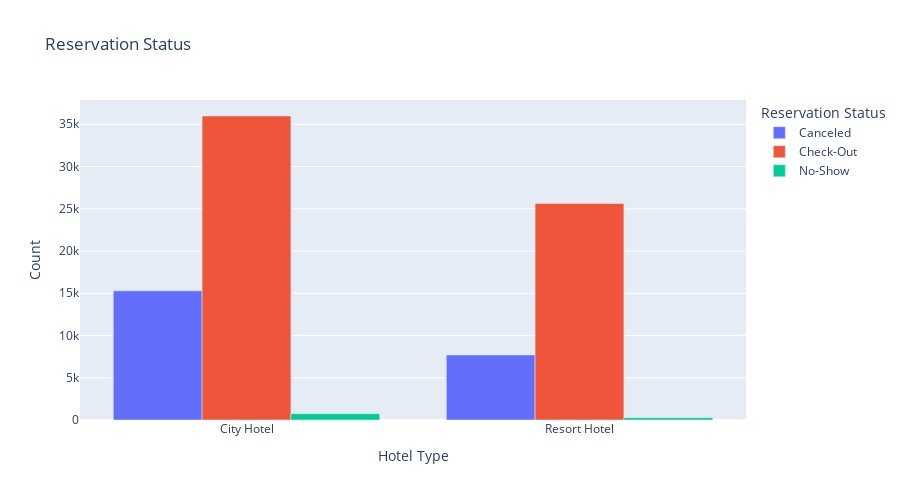

This figure's notebook cell:
### Markdown cell above
Examine the distribution of reservation statuses for each hotel type.

### Code cell
reservation_status = df.groupby(['Hotel Type', 'Reservation Status']).size().reset_index(name='Count')

# Plot bar graphs
fig = px.bar(reservation_status, x='Hotel Type', y='Count', color='Reservation Status',
             title='Reservation Status', labels={'value': 'Total'},
             barmode = 'group'
             )

# Update layout to vary length and width
fig.update_layout(
    width=900,
    height=500,
    bargap=0.2,
)

fig.show()

### Figure 1 — Plotly figure (JSON) as saved in the notebook; plotly's stock layout.template omitted (floating-point values rounded to 4 significant figures)
{"data": [{"alignmentgroup": "True", "hovertemplate": "Reservation Status=Canceled<br>Hotel Type=%{x}<br>Count=%{y}<extra></extra>", "legendgroup": "Canceled", "marker": {"color": "#636efa", "pattern": {"shape": ""}}, "name": "Canceled", "offsetgroup": "Canceled", "orientation": "v", "showlegend": true, "textposition": "auto", "type": "bar", "x": ["City Hotel", "Resort Hotel"], "xaxis": "x", "y": [15286, 7703], "yaxis": "y"}, {"alignmentgroup": "True", "hovertemplate": "Reservation Status=Check-Out<br>Hotel Type=%{x}<br>Count=%{y}<extra></extra>", "legendgroup": "Check-Out", "marker": {"color": "#EF553B", "pattern": {"shape": ""}}, "name": "Check-Out", "offsetgroup": "Check-Out", "orientation": "v", "showlegend": true, "textposition": "auto", "type": "bar", "x": ["City Hotel", "Resort Hotel"], "xaxis": "x", "y": [35979, 25616], "yaxis": "y"}, {"alignmentgroup": "True", "hovertemplate": "Reservation Status=No-Show<br>Hotel Type=%{x}<br>Count=%{y}<extra></extra>", "legendgroup": "No-Show", "marker": {"color": "#00cc96", "pattern": {"shape": ""}}, "name": "No-Show", "offsetgroup": "No-Show", "orientation": "v", "showlegend": true, "textposition": "auto", "type": "bar", "x": ["City Hotel", "Resort Hotel"], "xaxis": "x", "y": [748, 266], "yaxis": "y"}], "layout": {"bargap": 0.2, "barmode": "group", "height": 500, "legend": {"title": {"text": "Reservation Status"}, "tracegroupgap": 0}, "title": {"text": "Reservation Status"}, "width": 900, "xaxis": {"anchor": "y", "autorange": true, "domain": [0, 1], "range": [-0.5, 1.5], "title": {"text": "Hotel Type"}, "type": "category"}, "yaxis": {"anchor": "x", "autorange": true, "domain": [0, 1], "range": [0, 37870.0], "title": {"text": "Count"}, "type": "linear"}}}
